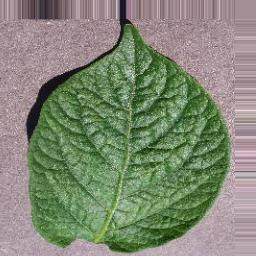
#> input picture PROJECT/Potato/Train/Potato___healthy/Potato_healthy-103-_0_2503.jpg, 256 x 256 px, given as the content of the folder ev/OpenCV_Project/PROJECT/Potato/Train/Potato___Early_blight, which was not available
$ jupyter execute --allow-errors main.ipynb
#> lines starting #> are read from the running program, lines starting #| are printed output that depends on the picture; after the words box and inside, x2 and y2 are one past the last pixel; in counts of white or black regions, pixels touching at a corner belong together; pictures that were not available may be replaced by others from this repository, and a replacement may not be noted
### PROJECT/imgproc.py
import os, glob
import numpy as np
import cv2
import matplotlib.pyplot as plt
from skimage.color import rgb2hsv


def run_histogram_equalization(image):
    """
    Process enhanceg image by image equlizehist, by convert to Color domain that has an intensity and enhance then convert back

    """
    rgb_img = image
    # convert from RGB color-space to YCrCb
    ycrcb_img = cv2.cvtColor(rgb_img, cv2.COLOR_BGR2YCrCb)

    # equalize the histogram of the Y channel
    ycrcb_img[:, :, 0] = cv2.equalizeHist(ycrcb_img[:, :, 0])

    # convert back to RGB color-space from YCrCb
    equalized_img = cv2.cvtColor(ycrcb_img, cv2.COLOR_YCrCb2BGR)

    return equalized_img

def hsvfilter(image):
    """
    hsvfilter: Roughly remove filter base on HSV domain range (. . . - 0.45)

    input :
    image = input as color BGR image (cv2 default)

    output :
    segim = image with roughly segmentation

    """
    image = cv2.GaussianBlur(image, (5, 5), 0)
    enhimage = run_histogram_equalization(image)
    rgbim = cv2.cvtColor(enhimage, cv2.COLOR_BGR2RGB)
    hsvim = rgb2hsv(rgbim)

    #fig, ax = plt.subplots(1, 3, figsize=(15,5))
    #ax[0].imshow(hsvim[:,:,0], cmap='hsv')
    #ax[0].set_title('Hue',fontsize=15)

    #plt.show()


    #create mask by select range that color can pass

    lower_hmask = hsvim[:, :, 0] > 0.03
    upper_hmask = hsvim[:, :, 0] < 0.45
    mask = upper_hmask*lower_hmask

    #Segmented:
    red = rgbim[:,:,0]*mask
    green = rgbim[:,:,1]*mask
    blue = rgbim[:,:,2]*mask
    hsvsegim = np.dstack((red,green,blue))

    grayim = cv2.cvtColor(hsvsegim, cv2.COLOR_RGB2GRAY)

    for x in range(hsvsegim.shape[0]):
        for y in range(hsvsegim.shape[1]):
            grayim[x, y] = 255 if grayim[x, y] != 0 else 0

    segim = grayim


    return segim

def clearborder(orgim,imgBW):

    """
    Receive input as BW image and clear border with morphological reconstruction:

    """

    #kernel = np.ones((7,7),np.uint8)
    kernel2 = np.ones((3,3),np.uint8)
    marker = imgBW.copy()
    marker[1:-1,1:-1]=0
    while True:
        tmp=marker.copy()
        marker=cv2.dilate(marker, kernel2)
        marker=cv2.min(imgBW, marker)
        difference = cv2.subtract(marker, tmp)
        if cv2.countNonZero(difference) == 0:
            break

    mask=cv2.bitwise_not(marker)
    mask_color = cv2.cvtColor(mask, cv2.COLOR_GRAY2BGR)
    out=cv2.bitwise_and(orgim, mask_color)

    grayim = cv2.cvtColor(out, cv2.COLOR_RGB2GRAY)

    for x in range(out.shape[0]):
        for y in range(out.shape[1]):
            grayim[x, y] = 255 if grayim[x, y] != 0 else 0

    segim = grayim
    return segim


def flood_fill(orgim, hsvim):

    """
    What floodFill() does is connects a pixel to it's neighbors if the neighbors are within some
    threshold difference of the pixel. Four-way connectivity checks the neighbors above and below, and
    to the left and right. Eight-way connectivity checks the diagonal pixels in addition. This means that
    at border pixels, you either need a bunch of if statements to not check the pixels outside the
    border, OR, you can simply pad the image with one pixel on each side so that you don't need
    special cases, which both reads better in code and is faster. (Ref : stack overflow)

    input : hsvim(BW image) = An image that was roughly by hsv color domain filter

    output : hsvfillhole = Fill the hole where hsvim leave

    """

    im_flood_fill = hsvim.copy()
    height, width = hsvim.shape[:2]

    # Create mask to specify where region need to focus :
    mask = np.zeros((height+2, width + 2), np.uint8)
    im_flood_fill = im_flood_fill.astype("uint8")

    #Fill the hole in the image
    cv2.floodFill(im_flood_fill, mask, (0, 0), 255)
    im_fllod_fill_inv = cv2.bitwise_not(im_flood_fill)

    imclearborder = clearborder(orgim, im_fllod_fill_inv)

    testim = im_fllod_fill_inv & imclearborder
    fillholeim = hsvim | testim


    #cv2.imshow("Windows_floodfill", fillholeim)
    #cv2.waitKey(0)


    return fillholeim

def smoothimg(image):
    """
    Finally, in order to make the segmented object look natural, smooth the object by eroding the image for a sharpening edge and clear undesirable noise
    Use kernel as elipse shape depend on an average shape of noise

    - Erodes away the boundaries of the foreground object
    - Used to diminish the features of an image.

    input : image that passing through HSV filter and Fill the hole (BW image)

    output : image with denoise and sharpen the edge
    """

    mask_size = (5 ,5)

    #Elipse Kernel :
    mask_shape = cv2.getStructuringElement(cv2.MORPH_ELLIPSE,mask_size)

    imerosion = cv2.erode(image, mask_shape, iterations = 2)


    return imerosion


def leafsegmented(OriginalImage):
    """
    1.) Remove the image background by focusing on a Hue Color range (0.03 - 0.45)
    2.) Fill in the empty hole in ROI(Region of Interest)
    3.) Denoise and shapen the edge
    4.) Segmented by : Segmented image = OriginalImage * BWimage(from step 3)

    input : Original Image = image as RGB format
          : Bwimage = binary image that passing through a preprocessing

    output : SegmentedImage = image with remove background :
    """
    hsvsegim = hsvfilter(OriginalImage)

    imfillhole = flood_fill(OriginalImage, hsvsegim)
    bwimage = smoothimg(imfillhole)

    #Prevent from do nothings  :
    w, h = bwimage.shape[:2]
    if cv2.countNonZero(bwimage) < ((w*h)*0.1):
        bwimage = hsvfilter(OriginalImage)

    bwimage = bwimage.astype("uint8")
    #bwimage = ~bwimage


    #rgbim = cv2.cvtColor(OriginalImage, cv2.COLOR_BGR2RGB)
    red = OriginalImage[:,:,0] & bwimage
    green = OriginalImage[:,:,1] & bwimage
    blue = OriginalImage[:,:,2] & bwimage
    segim = np.dstack((red,green,blue))


    #cv2.imshow("Image Segmented",segim )
    #cv2.waitKey(0)
    #cv2.destroyAllWindows()

    return segim

### PROJECT/Cholophyllja.py
# -*- coding: utf-8 -*-
"""
Created on Sun Nov  7 21:36:14 2021

@author: Satha Srisura
"""

import cv2
import numpy as np

def Cholophyll(img):

    blue, green, red = cv2.split(img) # Split the image into its channels
    R = img[:,:,0]
    G = img[:,:,1]
    B = img[:,:,2]

    r = np.mean(R)/(np.mean(R)+np.mean(G)+np.mean(B))
    g = np.mean(G)/(np.mean(R)+np.mean(G)+np.mean(B))
    b = np.mean(B)/(np.mean(R)+np.mean(G)+np.mean(B))


    Chlorophyll = (-88*r)+(62*g)+(192*b)


    return [r,g,b,Chlorophyll]

### PROJECT/main.ipynb
[cell 1]
import ipywidgets as widgets
from ipywidgets import interact, interactive
from IPython.display import display
import traitlets
import cv2 as cv
import numpy as np
import os
import matplotlib.pyplot as plt
from imgproc import leafsegmented
from Cholophyllja import Cholophyll
import seaborn as sns

[cell 2]
early_DIR = '/Users/vorametchunvattananon/Desktop/Dev/OpenCV_Project/PROJECT/Potato/Train/Potato___Early_blight'   # total 300 images
late_DIR = '/Users/vorametchunvattananon/Desktop/Dev/OpenCV_Project/PROJECT/Potato/Train/Potato___Late_blight'     # total 300 images
healthy_DIR = '/Users/vorametchunvattananon/Desktop/Dev/OpenCV_Project/PROJECT/Potato/Train/Potato___healthy'      # total 300 images

[cell 3]
def read_file(path):
    img_file_path = []
    for img in os.listdir(path):
        img_file_path.append(path + '/' + img)
#> pass 2 of the loop in read_file, `for img in os.listdir(path):`:
#> the sliders are set to leaf_type = ('Early Leaf', 1)

    return img_file_path

early_img = read_file(early_DIR)
late_img = read_file(late_DIR)
healthy_img = read_file(healthy_DIR)

[cell 4]
def leaf_type_func(leaf_type):

        if leaf_type == 1:
            img_set = early_img
        elif leaf_type == 2:
            img_set = late_img
        elif leaf_type == 3:
            img_set = healthy_img
        return img_set

print('Select leaf type:')
#> (the rest of this cell did not finish here and is left out)

display(leaf_type)

#> (a cell that did not finish here is left out)

[cell 6]
def get_ch(img_set):

    ch_val = []

    for img in img_set:
        img = cv.imread(img)
        result = leafsegmented(img)
        result = cv.cvtColor(result, cv.COLOR_BGR2RGB)
        ch = Cholophyll(result)
        ch_val.append(ch[3])

    return ch_val

[cell 7]
early_ch = get_ch(early_img)
#> in get_ch, img is the input picture: shape (256, 256, 3); mean B, G, R 115.9, 136, 128.9
#> in hsvfilter, `image = cv2.GaussianBlur(image, (5, 5), 0)`:
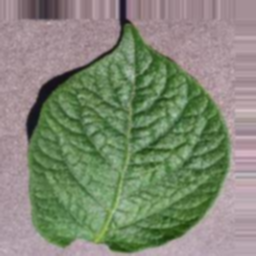
#> image: shape (256, 256, 3); mean of channels 0, 1, 2 115.9, 136, 128.9; drawn as B, G, R
#> in run_histogram_equalization, `ycrcb_img = cv2.cvtColor(rgb_img, cv2.COLOR_BGR2YCrCb)`: ycrcb_img: shape (256, 256, 3); mean of channels 0, 1, 2 131.6, 126.1, 119.2
#> in run_histogram_equalization, `ycrcb_img[:, :, 0] = cv2.equalizeHist(ycrcb_img[:, :, 0])`: ycrcb_img: shape (256, 256, 3); mean of channels 0, 1, 2 128.8, 126.1, 119.2
#> in run_histogram_equalization, `equalized_img = cv2.cvtColor(ycrcb_img, cv2.COLOR_YCrCb2BGR)`:
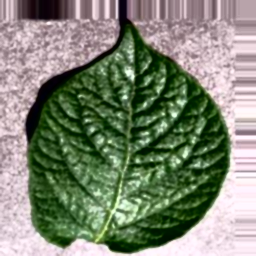
#> equalized_img: shape (256, 256, 3); mean B, G, R 114.5, 133.2, 126.1
#> in hsvfilter, `hsvim = rgb2hsv(rgbim)`: hsvim: shape (256, 256, 3) float64; mean of channels 0, 1, 2 0.579, 0.369, 0.559
#> in hsvfilter, `lower_hmask = hsvim[:, :, 0] > 0.03`:
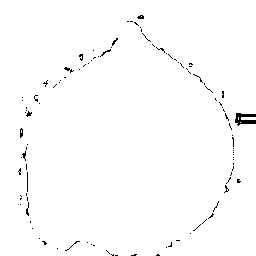
#> lower_hmask: shape (256, 256) bool; 98.8% white; black in thin lines or dots, all inside (x1, y1, x2, y2) = (18, 15, 256, 256)
#> in hsvfilter, `upper_hmask = hsvim[:, :, 0] < 0.45`: upper_hmask: shape (256, 256) bool; 54.1% white; 4 black regions (3 under 20 px), largest, box (x1, y1, x2, y2) and area: (0, 0, 256, 256) 30079
#> in hsvfilter, `mask = upper_hmask*lower_hmask`: mask: shape (256, 256) bool; 52.9% white; 1 black region, box (x1, y1, x2, y2) and area: (0, 0, 256, 256) 30849
#> in hsvfilter, `blue = rgbim[:,:,2]*mask`:
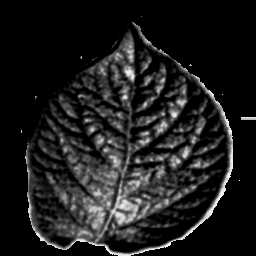
#> blue: shape (256, 256); min 0, max 250, mean 29.4
#> in hsvfilter, `hsvsegim = np.dstack((red,green,blue))`:
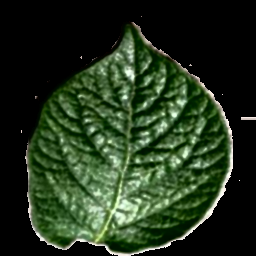
#> hsvsegim: shape (256, 256, 3); mean R, G, B 35.2, 51.4, 29.4
#> in flood_fill, `cv2.floodFill(im_flood_fill, mask, (0, 0), 255)`: im_flood_fill: shape (256, 256); every value is 255
#> in flood_fill, `im_fllod_fill_inv = cv2.bitwise_not(im_flood_fill)`: im_fllod_fill_inv: shape (256, 256); every value is 0
#> in clearborder, `mask_color = cv2.cvtColor(mask, cv2.COLOR_GRAY2BGR)`: mask_color: shape (256, 256, 3); every value is 255
#> in clearborder, `grayim = cv2.cvtColor(out, cv2.COLOR_RGB2GRAY)`:
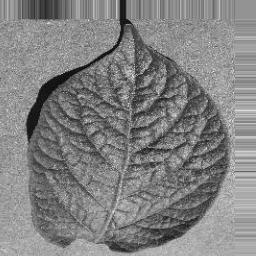
#> grayim: shape (256, 256); min 1, max 251, mean 129.1
#> in smoothimg, `imerosion = cv2.erode(image, mask_shape, iterations = 2)`:
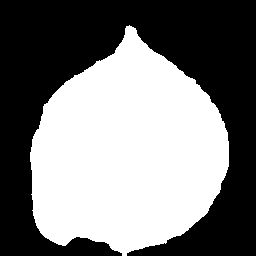
#> imerosion: shape (256, 256); 48.4% white; 1 white region, box (x1, y1, x2, y2) and area: (30, 25, 229, 256) 31714
#> in leafsegmented, `green = OriginalImage[:,:,1] & bwimage`:
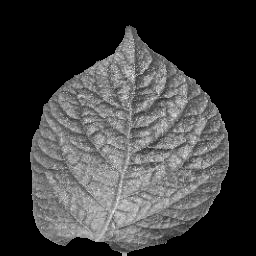
#> green: shape (256, 256); min 0, max 255, mean 62.5
#> in leafsegmented, `blue = OriginalImage[:,:,2] & bwimage`:
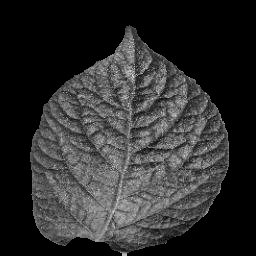
#> blue: shape (256, 256); min 0, max 229, mean 46.2
#> in leafsegmented, `segim = np.dstack((red,green,blue))`:
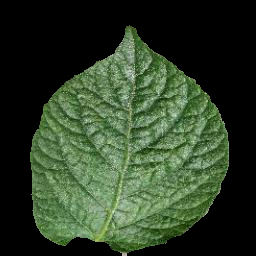
#> segim: shape (256, 256, 3); mean B, G, R 39.9, 62.5, 46.2
#> in Cholophyll, `r = np.mean(R)/(np.mean(R)+np.mean(G)+np.mean(B))`: r = 0.311
#> in Cholophyll, `g = np.mean(G)/(np.mean(R)+np.mean(G)+np.mean(B))`: g = 0.421
#> in Cholophyll, `b = np.mean(B)/(np.mean(R)+np.mean(G)+np.mean(B))`: b = 0.268
#> in Cholophyll, `Chlorophyll = (-88*r)+(62*g)+(192*b)`: Chlorophyll = 50.23
#> in get_ch, `ch = Cholophyll(result)`: ch = [0.311, 0.421, 0.268, 50.23]
#> early_ch = [50.23]
late_ch = get_ch(late_img)
#> late_ch = [50.23]
healthy_ch = get_ch(healthy_img)
#> pass 2 of the loop in get_ch, `for img in img_set:`:
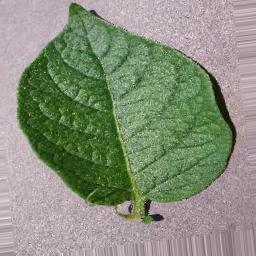
#> input picture PROJECT/Potato/Train/Potato___healthy/Potato_healthy-125-_0_50.jpg, 256 x 256 px, found by its file name
#> in get_ch, img is the input picture: shape (256, 256, 3); mean B, G, R 124, 143.1, 135.8
#> hsvim: shape (256, 256, 3) float64; mean of channels 0, 1, 2 0.589, 0.356, 0.552
#> in hsvfilter (call 4), `lower_hmask = hsvim[:, :, 0] > 0.03`:
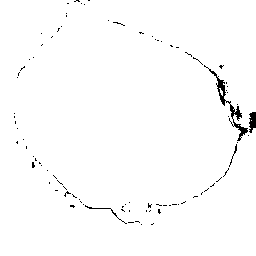
#> lower_hmask: shape (256, 256) bool; 98.6% white; black in thin lines or dots, all inside (x1, y1, x2, y2) = (14, 0, 256, 225)
#> upper_hmask: shape (256, 256) bool; 51.4% white; 4 black regions (2 under 20 px), largest, box (x1, y1, x2, y2) and area: (0, 0, 256, 256) 31814, (122, 203, 131, 212) 52
#> mask: shape (256, 256) bool; 50% white; 4 black regions (2 under 20 px), largest, box (x1, y1, x2, y2) and area: (0, 0, 256, 256) 32688, (121, 202, 131, 212) 64
#> im_flood_fill: shape (256, 256); 99.9% white; 5 black regions (4 under 20 px), largest, box (x1, y1, x2, y2) and area: (121, 202, 131, 212) 64
#> fillholeim: shape (256, 256); 50.1% white; 1 black region, box (x1, y1, x2, y2) and area: (0, 0, 256, 256) 32677
#> in smoothimg (call 4), `imerosion = cv2.erode(image, mask_shape, iterations = 2)`:
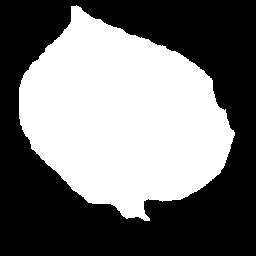
#> imerosion: shape (256, 256); 45.6% white; 1 white region, box (x1, y1, x2, y2) and area: (19, 5, 235, 221) 29887
#> in get_ch (call 3), `ch = Cholophyll(result)`: ch = [0.313, 0.429, 0.259, 48.75]

[cell 8]
early_ch_mean = np.mean(early_ch)
#> early_ch_mean = 50.23
late_ch_mean = np.mean(late_ch)
#> late_ch_mean = 50.23
healthy_ch_mean = np.mean(healthy_ch)
early_ch_var = np.var(early_ch)
#> early_ch_var = 0
late_ch_var = np.var(late_ch)
#> late_ch_var = 0
healthy_ch_var = np.var(healthy_ch)

#> (the rest of this cell did not finish here and is left out)

[cell 9]
sns.distplot(early_ch , color="dodgerblue",label='Early Leaf')
#> (this line was passed over: IPython is not available in this run)
sns.distplot(late_ch , color="deeppink",label='Late Leaf')
#> (this line was passed over: IPython is not available in this run)
sns.distplot(healthy_ch , color="gold",label='Healthy Leaf')
#> (this line was passed over: IPython is not available in this run)
plt.xlabel('Chlorophyll Value')
#> (this line was passed over: IPython is not available in this run)
plt.legend()
#> (this line was passed over: IPython is not available in this run)
plt.show()

[cell 10]
def get_nitrogen(img_set):

    nitrogen_val = []
    for ch in img_set:
        nitrogen = (ch*0.079) - 0.154
        nitrogen_val.append(nitrogen)
    return nitrogen_val

[cell 11]
early_nitrogen = get_nitrogen(early_ch)
#> the loop in get_nitrogen, `for ch in img_set:` made 1 pass
#> (ch, nitrogen) on pass 1: (50.23, 3.81)
#> after the loop in get_nitrogen, `for ch in img_set:`: nitrogen_val = [3.81]
#> early_nitrogen = [3.81]
late_nitrogen = get_nitrogen(late_ch)
#> the loop in get_nitrogen (call 2), `for ch in img_set:` made 1 pass
#> late_nitrogen = [3.81]
healthy_nitrogen = get_nitrogen(healthy_ch)

[cell 12]
early_nitrogen_mean = np.mean(early_nitrogen)
#> early_nitrogen_mean = 3.81
late_nitrogen_mean = np.mean(late_nitrogen)
#> late_nitrogen_mean = 3.81
healthy_nitrogen_mean = np.mean(healthy_nitrogen)
early_nitrogen_var = np.var(early_nitrogen)
#> early_nitrogen_var = 0
late_nitrogen_var = np.var(late_nitrogen)
#> late_nitrogen_var = 0
healthy_nitrogen_var = np.var(healthy_nitrogen)

#> (the rest of this cell did not finish here and is left out)
